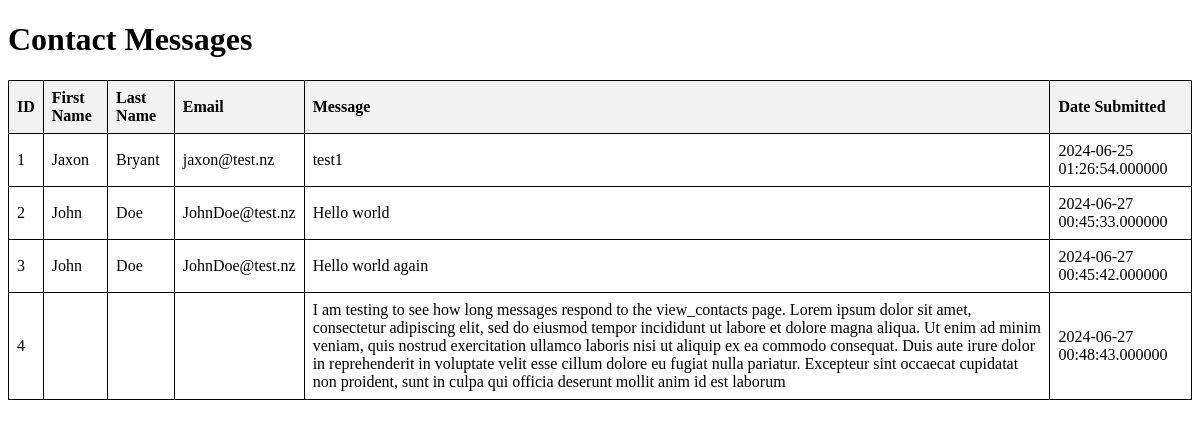
The app's page /view_contacts.php with its own data.
### tables this page shows
CREATE TABLE `contacts` (
  `id` int(11) NOT NULL,
  `first_name` varchar(50) NOT NULL,
  `last_name` varchar(50) NOT NULL,
  `email` varchar(100) NOT NULL,
  `message` text NOT NULL,
  `created_at` timestamp(6) NOT NULL DEFAULT current_timestamp(6)
);

### view_contacts.php (the view, shortened to what this page needs)
<?php
include 'setup.php';
?>
<!DOCTYPE html>
<html lang="en">
<head>
</head>
<body>
    <h1>Contact Messages</h1>
    <table>
        <tr>
            <th>ID</th>
            <th>First Name</th>
            <th>Last Name</th>
            <th>Email</th>
            <th>Message</th>
            <th>Date Submitted</th>
        </tr>
        <?php
$sql = "SELECT id, first_name, last_name, email, message, created_at FROM contacts";
$result = $conn->query($sql);
if ($result->num_rows > 0) {
    while($row = $result->fetch_assoc()) {
        echo "<tr>";
        echo "<td>" . $row["id"] . "</td>";
        echo "<td>" . $row["first_name"] . "</td>";
        echo "<td>" . $row["last_name"] . "</td>";
        echo "<td>" . $row["email"] . "</td>";
        echo "<td>" . $row["message"] . "</td>";
        echo "<td>" . $row["created_at"] . "</td>";
        echo "</tr>";
    }
} else {
    echo "<tr><td colspan='6'>No contacts found</td></tr>";
}
?>
    </table>
</body>
</html>

### view_contacts.php (style rules this page uses)
table { width: 100%; border-collapse: collapse; }
table, th, td { border: 1px solid black; }
th, td { padding: 8px; text-align: left; }
th { background-color: #f2f2f2; }

### records on screen
contacts: id "1", first_name "Jaxon", last_name "Bryant", email "jaxon@test.nz", message "test1", created_at "2024-06-25 01:26:54.000000"
contacts: id "2", first_name "John", last_name "Doe", email "JohnDoe@test.nz", message "Hello world", created_at "2024-06-27 00:45:33.000000"
contacts: id "3", first_name "John", last_name "Doe", email "JohnDoe@test.nz", message "Hello world again", created_at "2024-06-27 00:45:42.000000"
contacts: id "4", message "I am testing to see how long messages respond to the view_contacts page. Lorem ipsum dolor sit amet, consectetur adipiscing elit, sed do eiusmod tempor incididunt ut labore et dolore magna aliqua. Ut enim ad minim veniam, quis nostrud exercitation ullamco laboris nisi ut aliquip ex ea commodo consequat. Duis aute irure dolor in reprehenderit in voluptate velit esse cillum dolore eu fugiat nulla pariatur. Excepteur sint occaecat cupidatat non proident, sunt in culpa qui officia deserunt mollit anim id est laborum", created_at "2024-06-27 00:48:43.000000"
